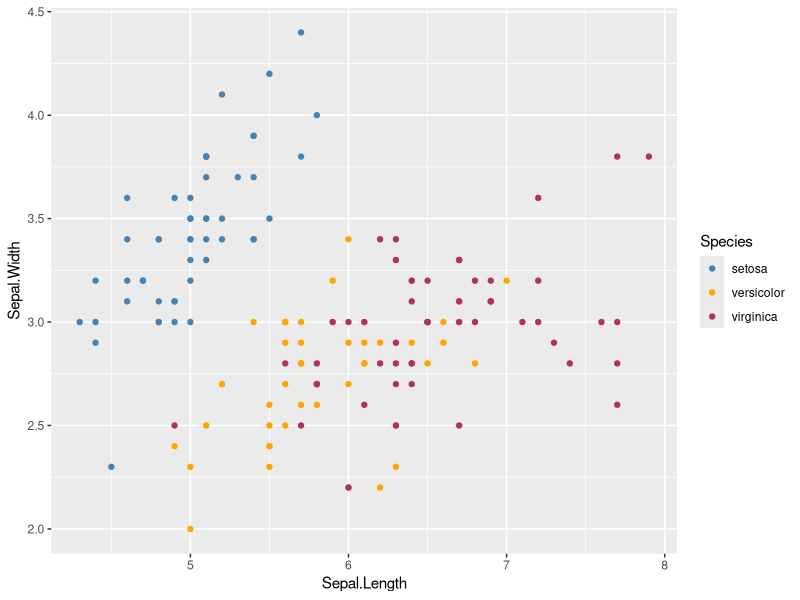
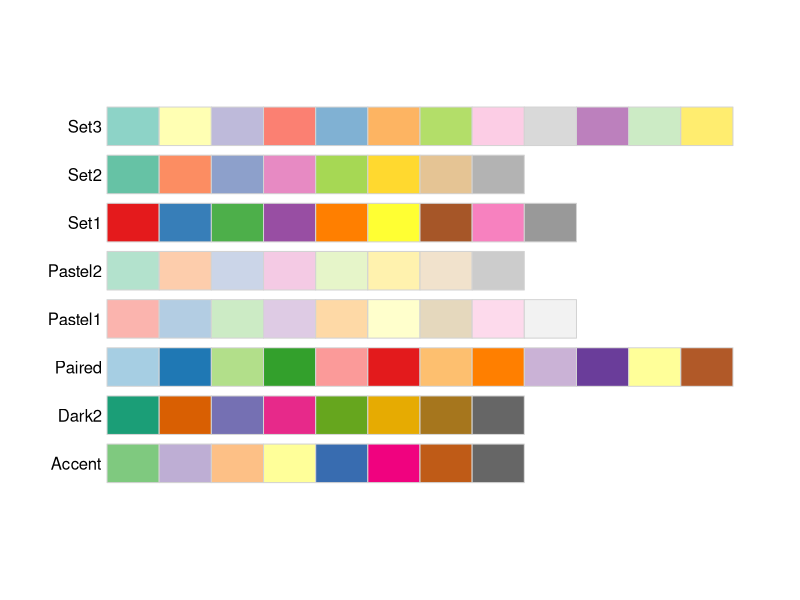
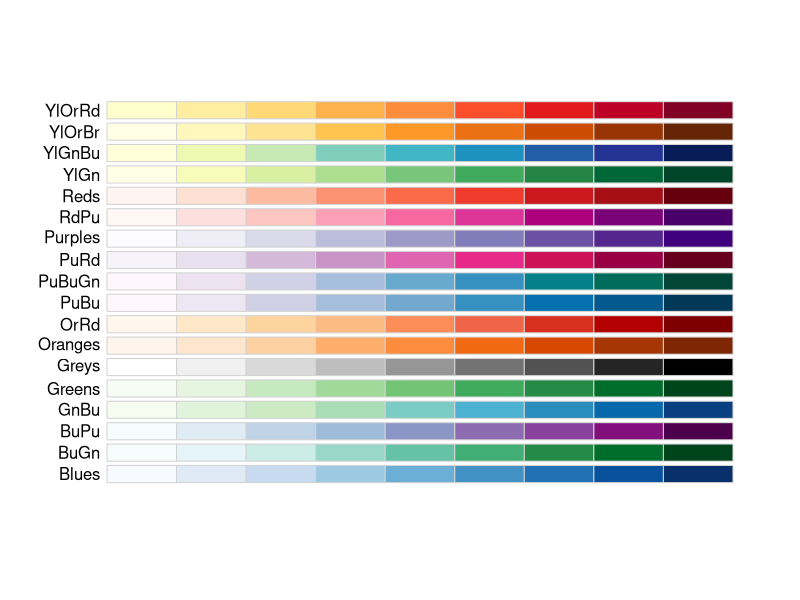
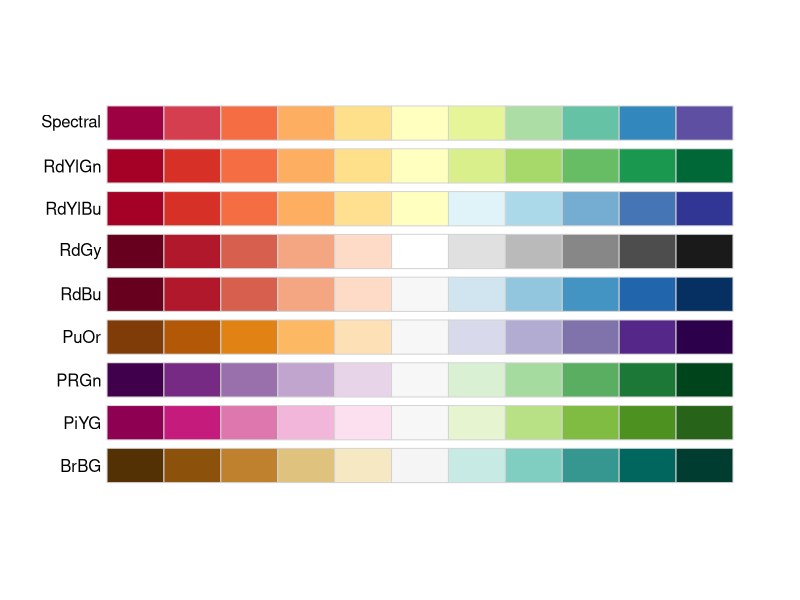

These charts were generated, in order, by the following R code:
## ---- chunk 1
library(tidyverse)
## ---- chunk 2
iris %>% ggplot(aes(x = Sepal.Length,
                    y = Sepal.Width,
                    col = Species))+
  geom_point()+
  scale_color_manual(values = c("steelblue",
                                "orange",
                                "maroon"))
## ---- chunk 3
colors() %>% length()
colors() %>% head(12)
## ---- chunk 4
library(RColorBrewer)
display.brewer.all(type = "qual")
## ---- chunk 5
library(RColorBrewer)
display.brewer.all(type = "seq")
## ---- chunk 6
library(RColorBrewer)
display.brewer.all(type = "div")
